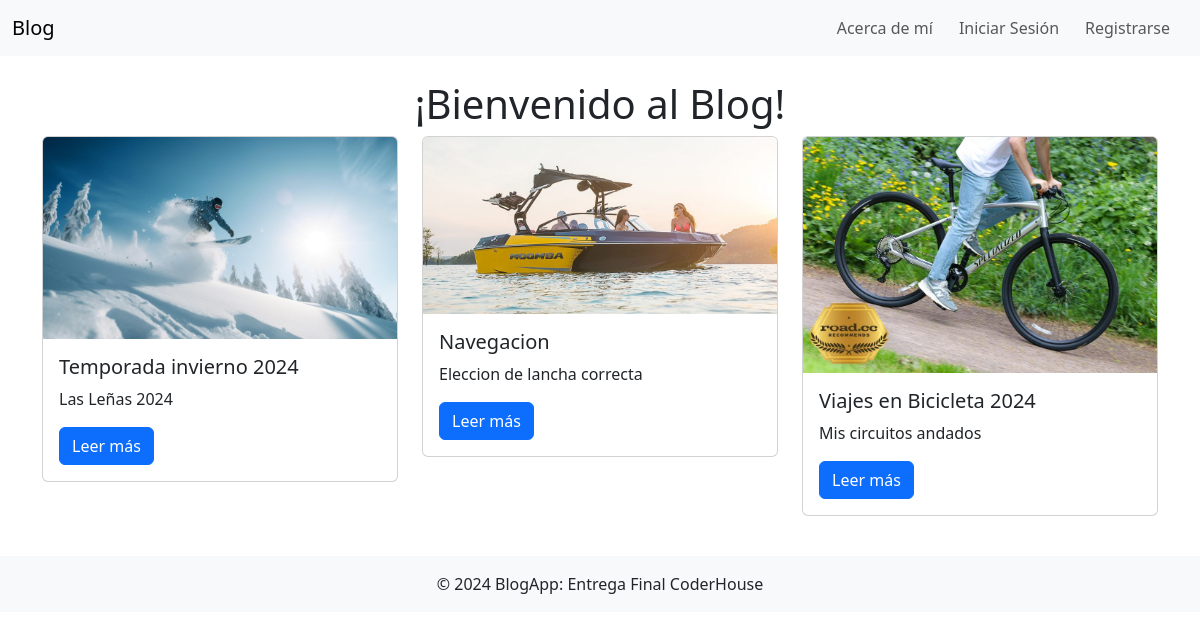
The app's page /, older data.
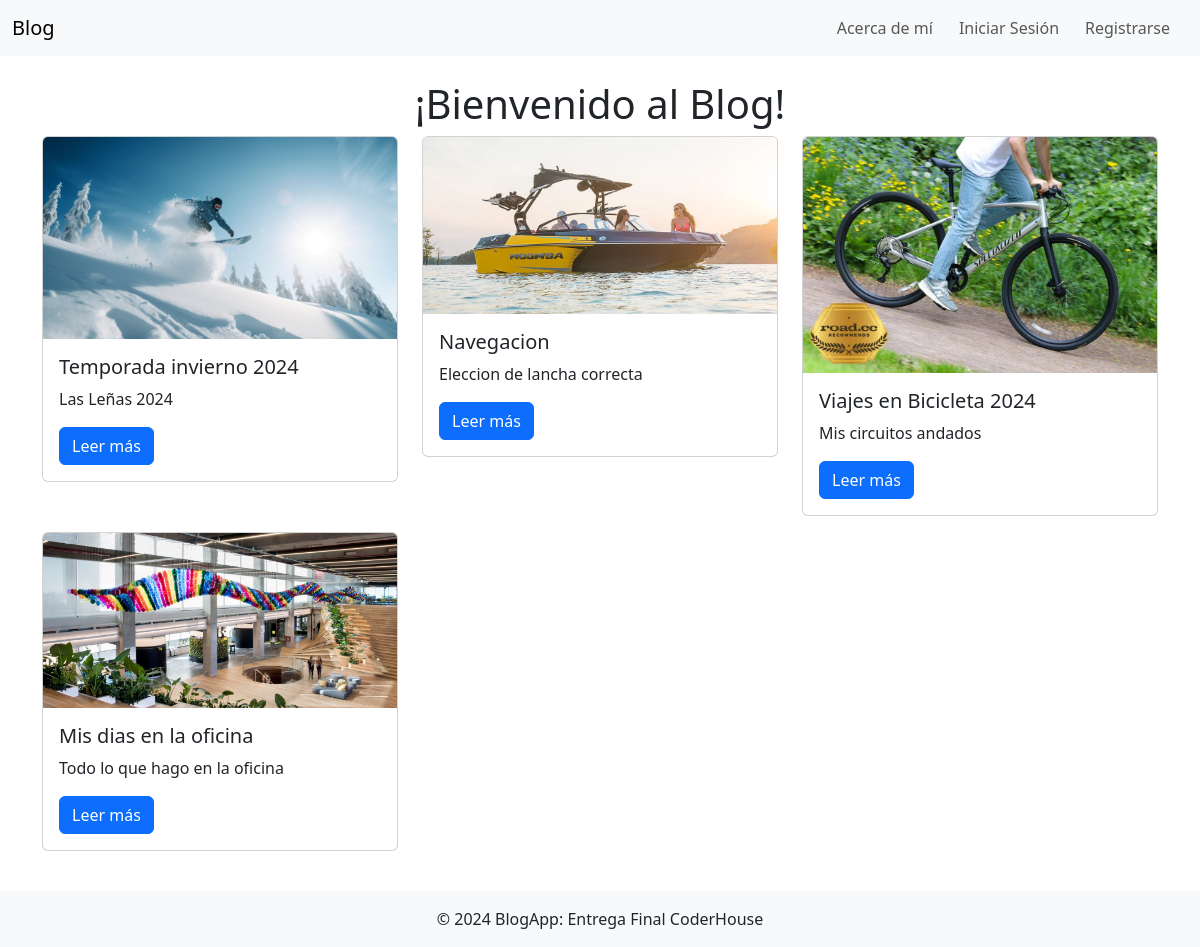
The same page, newer data.
### blogapp/models.py (models this page shows, shortened)
class Blog(models.Model):
    title = models.CharField(max_length=100)
    subtitle = models.CharField(max_length=200)
    body = models.TextField()
    image = models.ImageField(upload_to='blog_images/')
    created_at = models.DateTimeField(auto_now_add=True)
    updated_at = models.DateTimeField(auto_now=True)

### blogapp/views.py (the view)
# urls.py: 2. Add a URL to urlpatterns:  path('', views.home, name='home')
def home(request):
    blogs = Blog.objects.all()  # Recuperar todos los blogs
    return render(request, 'blogapp/home.html', {'blogs': blogs})

### blogapp/templates/blogapp/home.html
{% extends 'blogapp/base.html' %}
{% block content %}
<h1 class="text-center">¡Bienvenido al Blog!</h1>
{% if blogs %}
<div class="row">
    {% for blog in blogs %}
    <div class="col-md-4 mb-3">
        <div class="card">
            {% if blog.image %}
            <img src="{{ blog.image.url }}" class="card-img-top" alt="{{ blog.title }}">
            {% endif %}
            <div class="card-body">
                <h5 class="card-title">{{ blog.title }}</h5>
                <p class="card-text">{{ blog.subtitle }}</p>
                <a href="{% url 'blog_detail' blog.id %}" class="btn btn-primary">Leer más</a>
            </div>
        </div>
    </div>
    {% endfor %}
</div>
{% else %}
<div class="alert alert-warning text-center" role="alert">
    No hay blogs disponibles en este momento.
</div>
{% endif %}
{% endblock %}

### blogapp/templates/blogapp/base.html (shortened to what this page needs)
<!DOCTYPE html>
<html lang="en">
<head>
    <link href="https://cdn.jsdelivr.net/npm/bootstrap@5.3.0/dist/css/bootstrap.min.css" rel="stylesheet">
    {% load static %}
    <link rel="stylesheet" href="{% static 'css/style.css' %}">
</head>
<body>
    <nav class="navbar navbar-expand-lg navbar-light bg-light">
        <div class="container-fluid">
            <a class="navbar-brand" href="{% url 'home' %}">Blog</a>
            <div class="collapse navbar-collapse" id="navbarNav">
                <ul class="navbar-nav ms-auto">
                    <li class="nav-item">
                        <a class="nav-link" href="{% url 'about' %}">Acerca de mí</a>
                    </li>
                    {% if user.is_authenticated %}
                    <li class="nav-item dropdown">
                        <a class="nav-link dropdown-toggle d-flex align-items-center" href="#" id="navbarDropdown"
                            role="button" data-bs-toggle="dropdown" aria-expanded="false">
                            {% if user.profile.image %}
                            <img src="{{ user.profile.image.url }}" alt="Foto de perfil" class="rounded-circle me-2"
                                style="width: 35px; height: 35px; object-fit: cover;">
                            {% else %}
                            <span class="me-2">{{ user.username }}</span>
                            {% endif %}
                        </a>
                        <ul class="dropdown-menu dropdown-menu-end" aria-labelledby="navbarDropdown">
                            <li><a class="dropdown-item" href="{% url 'edit_profile' %}">Editar Perfil</a></li>
                            <li>
                                <form action="{% url 'logout' %}" method="post" style="display: inline;">
                                    {% csrf_token %}
                                    <button type="submit" class="dropdown-item">Cerrar Sesión</button>
                                </form>
                            </li>
                        </ul>
                    </li>
                    {% else %}
                    <li class="nav-item">
                        <a class="nav-link" href="{% url 'login' %}">Iniciar Sesión</a>
                    </li>
                    <li class="nav-item">
                        <a class="nav-link" href="{% url 'signup' %}">Registrarse</a>
                    </li>
                    {% endif %}
                </ul>
            </div>
        </div>
    </nav>
    <div class="container mt-4">
        {% block content %}{% endblock %}
    </div>
    <footer class="bg-light text-center text-lg-start mt-4">
        <div class="text-center p-3">
            © 2024 BlogApp: Entrega Final CoderHouse
        </div>
    </footer>
</body>
</html>

### static/css/style.css (style rules this page uses)
.navbar .nav-link { margin-right: 10px; }

Row changes from the older to the newer data that the page shows:
added Blog: image (picture), title "Mis dias en la oficina", subtitle "Todo lo que hago en la oficina"
